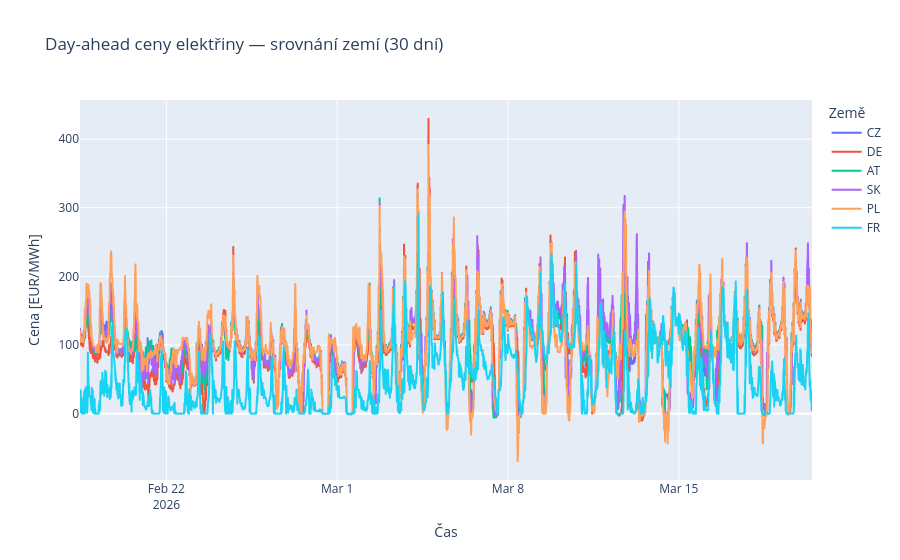

Source (notebook cell):
### Code cell
import pandas as pd
import plotly.express as px

# Složíme všechna data do jednoho DataFrame
df_all = pd.DataFrame(ceny_zeme)

# Graf
fig = px.line(
    df_all,
    title="Day-ahead ceny elektřiny — srovnání zemí (30 dní)",
    labels={"value": "Cena [EUR/MWh]", "index": "Čas", "variable": "Země"},
)

fig.show()

### Figure 1 — Plotly figure (JSON) as saved in the notebook; plotly's stock layout.template omitted (floating-point values rounded to 4 significant figures; data arrays with more than 128 entries replaced by an {"elided": "..."} marker saying what was removed)
{"data": [{"hovertemplate": "Země=CZ<br>Čas=%{x}<br>Cena [EUR/MWh]=%{y}<extra></extra>", "legendgroup": "CZ", "line": {"color": "#636efa", "dash": "solid"}, "marker": {"symbol": "circle"}, "mode": "lines", "name": "CZ", "showlegend": true, "type": "scattergl", "x": {"elided": "2881 str values"}, "xaxis": "x", "y": {"elided": "2881 float values"}, "yaxis": "y"}, {"hovertemplate": "Země=DE<br>Čas=%{x}<br>Cena [EUR/MWh]=%{y}<extra></extra>", "legendgroup": "DE", "line": {"color": "#EF553B", "dash": "solid"}, "marker": {"symbol": "circle"}, "mode": "lines", "name": "DE", "showlegend": true, "type": "scattergl", "x": {"elided": "2881 str values"}, "xaxis": "x", "y": {"elided": "2881 float values"}, "yaxis": "y"}, {"hovertemplate": "Země=AT<br>Čas=%{x}<br>Cena [EUR/MWh]=%{y}<extra></extra>", "legendgroup": "AT", "line": {"color": "#00cc96", "dash": "solid"}, "marker": {"symbol": "circle"}, "mode": "lines", "name": "AT", "showlegend": true, "type": "scattergl", "x": {"elided": "2881 str values"}, "xaxis": "x", "y": {"elided": "2881 float values"}, "yaxis": "y"}, {"hovertemplate": "Země=SK<br>Čas=%{x}<br>Cena [EUR/MWh]=%{y}<extra></extra>", "legendgroup": "SK", "line": {"color": "#ab63fa", "dash": "solid"}, "marker": {"symbol": "circle"}, "mode": "lines", "name": "SK", "showlegend": true, "type": "scattergl", "x": {"elided": "2881 str values"}, "xaxis": "x", "y": {"elided": "2881 float values"}, "yaxis": "y"}, {"hovertemplate": "Země=PL<br>Čas=%{x}<br>Cena [EUR/MWh]=%{y}<extra></extra>", "legendgroup": "PL", "line": {"color": "#FFA15A", "dash": "solid"}, "marker": {"symbol": "circle"}, "mode": "lines", "name": "PL", "showlegend": true, "type": "scattergl", "x": {"elided": "2881 str values"}, "xaxis": "x", "y": {"elided": "2881 float values"}, "yaxis": "y"}, {"hovertemplate": "Země=FR<br>Čas=%{x}<br>Cena [EUR/MWh]=%{y}<extra></extra>", "legendgroup": "FR", "line": {"color": "#19d3f3", "dash": "solid"}, "marker": {"symbol": "circle"}, "mode": "lines", "name": "FR", "showlegend": true, "type": "scattergl", "x": {"elided": "2881 str values"}, "xaxis": "x", "y": {"elided": "2881 float values"}, "yaxis": "y"}], "layout": {"legend": {"title": {"text": "Země"}, "tracegroupgap": 0}, "title": {"text": "Day-ahead ceny elektřiny — srovnání zemí (30 dní)"}, "xaxis": {"anchor": "y", "domain": [0, 1], "title": {"text": "Čas"}}, "yaxis": {"anchor": "x", "domain": [0, 1], "title": {"text": "Cena [EUR/MWh]"}}}}
